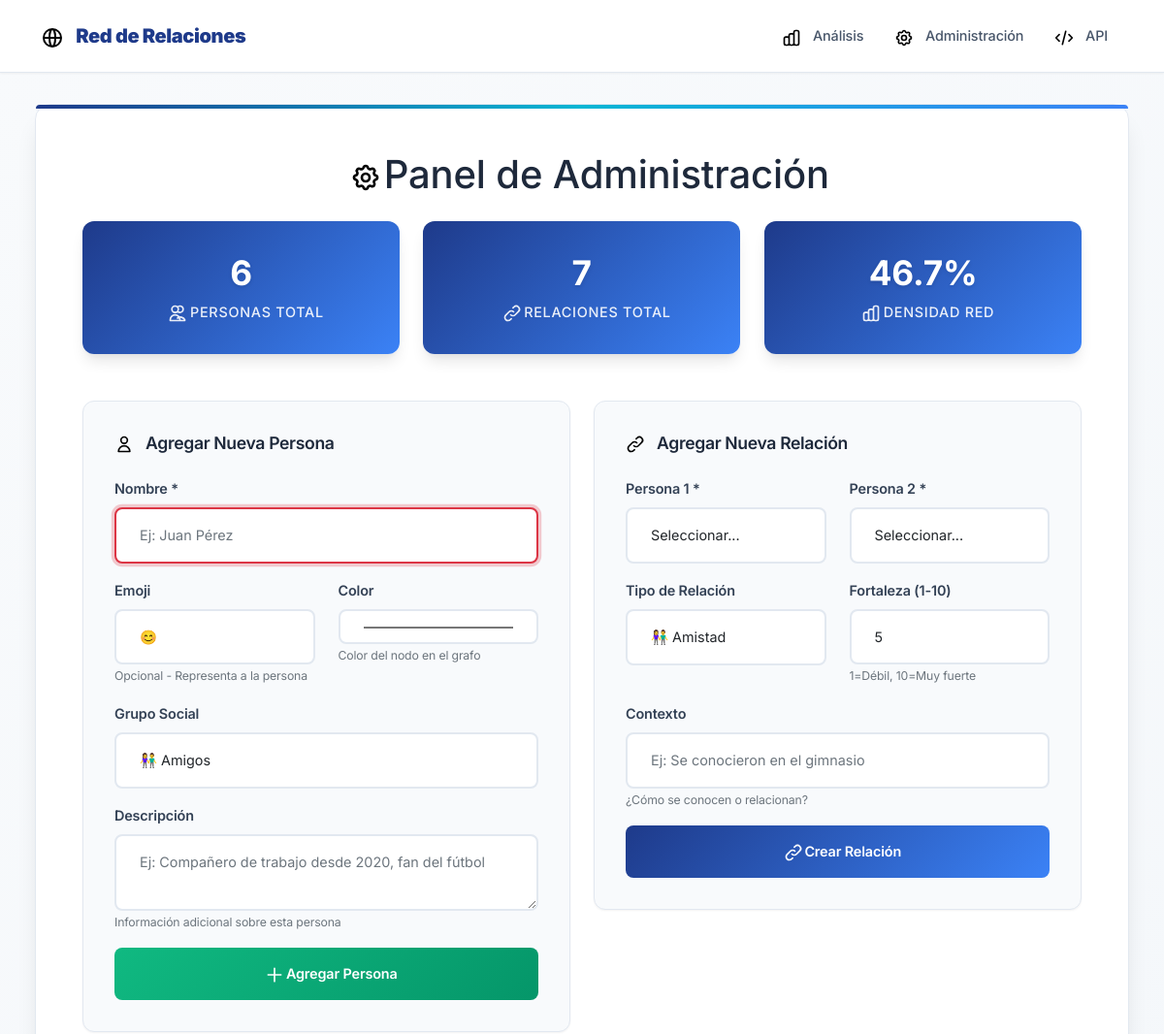
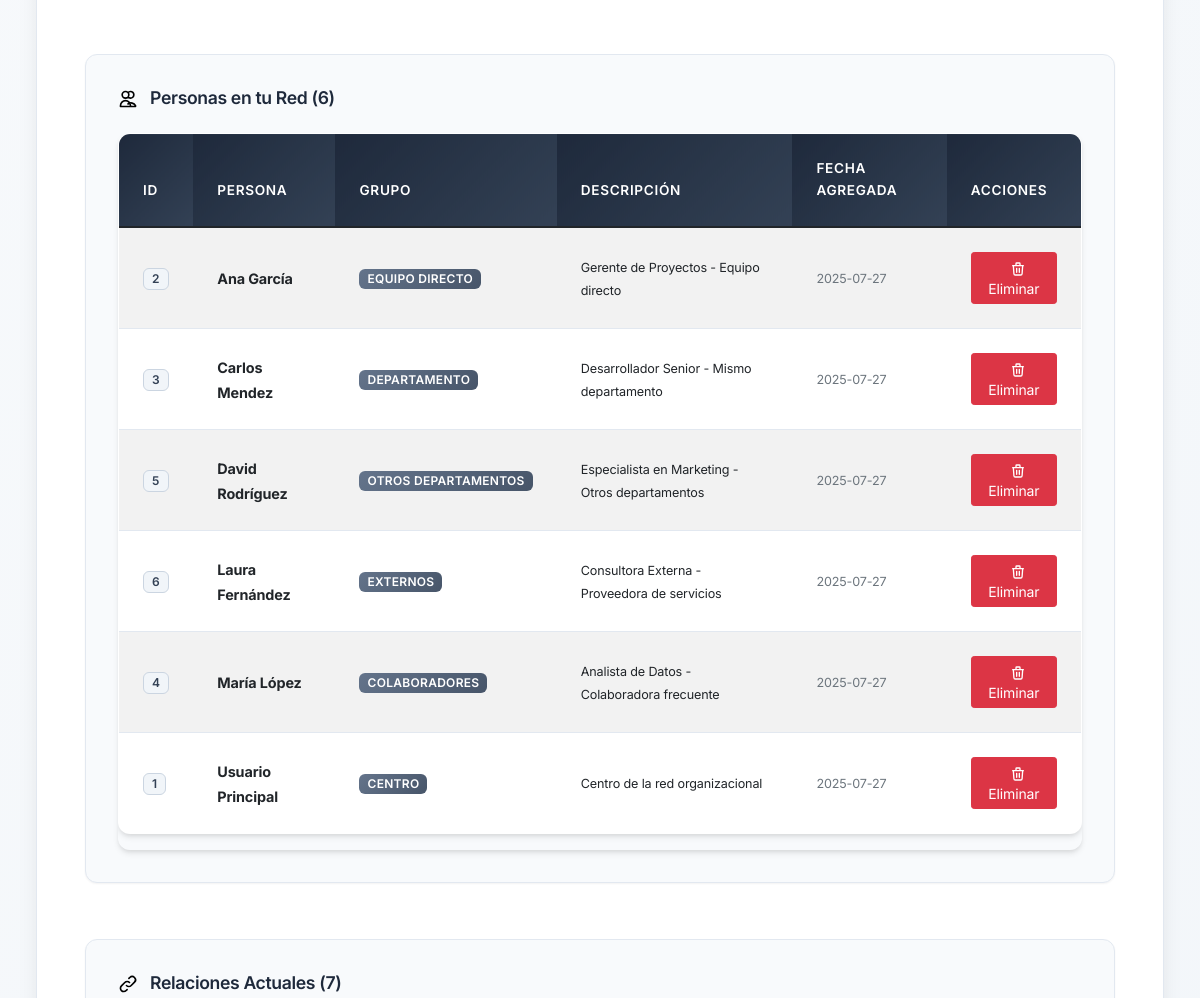
/admin (upper part), run on an earlier commit of the app's database (2 pictures, top to bottom).
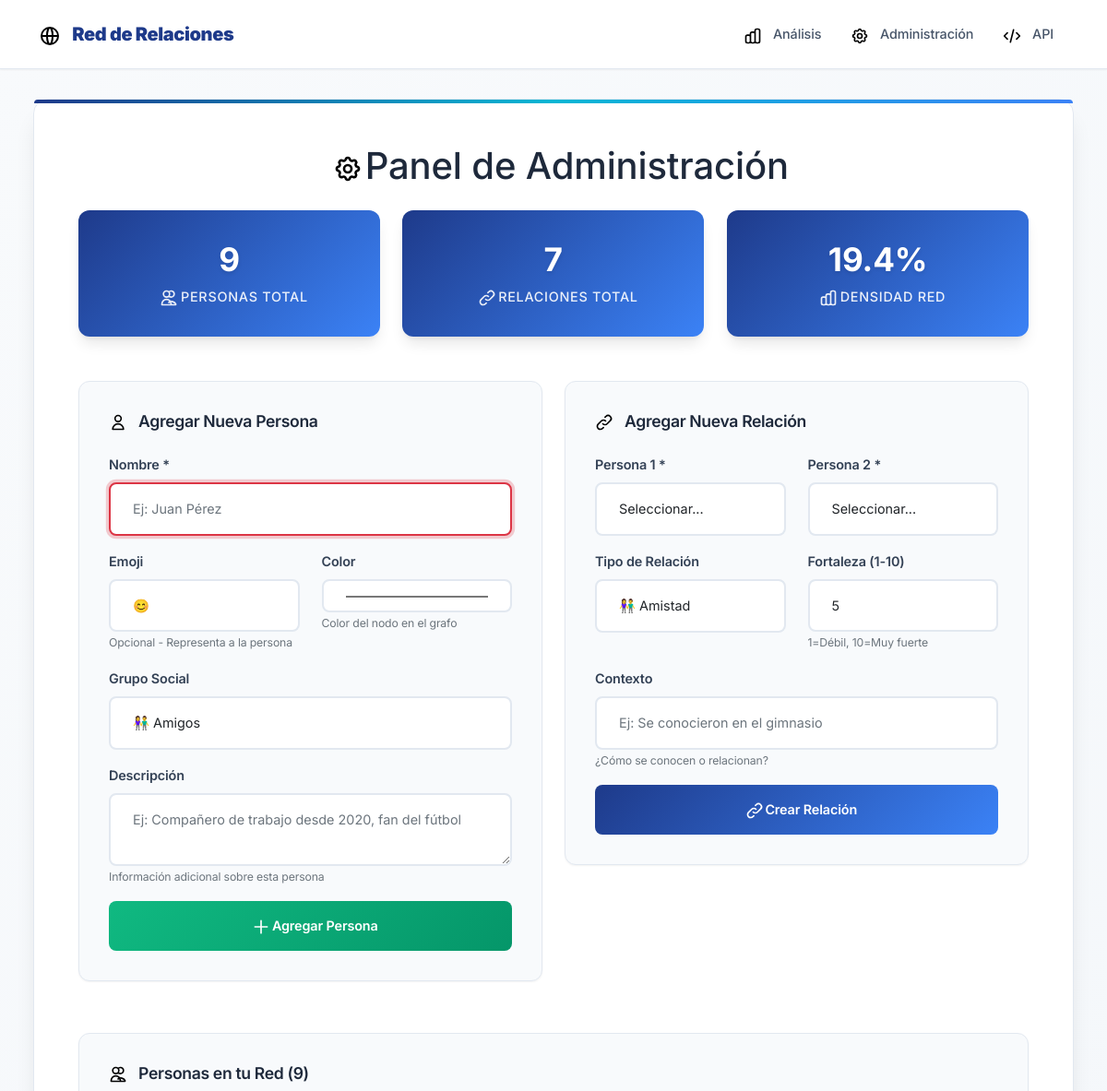
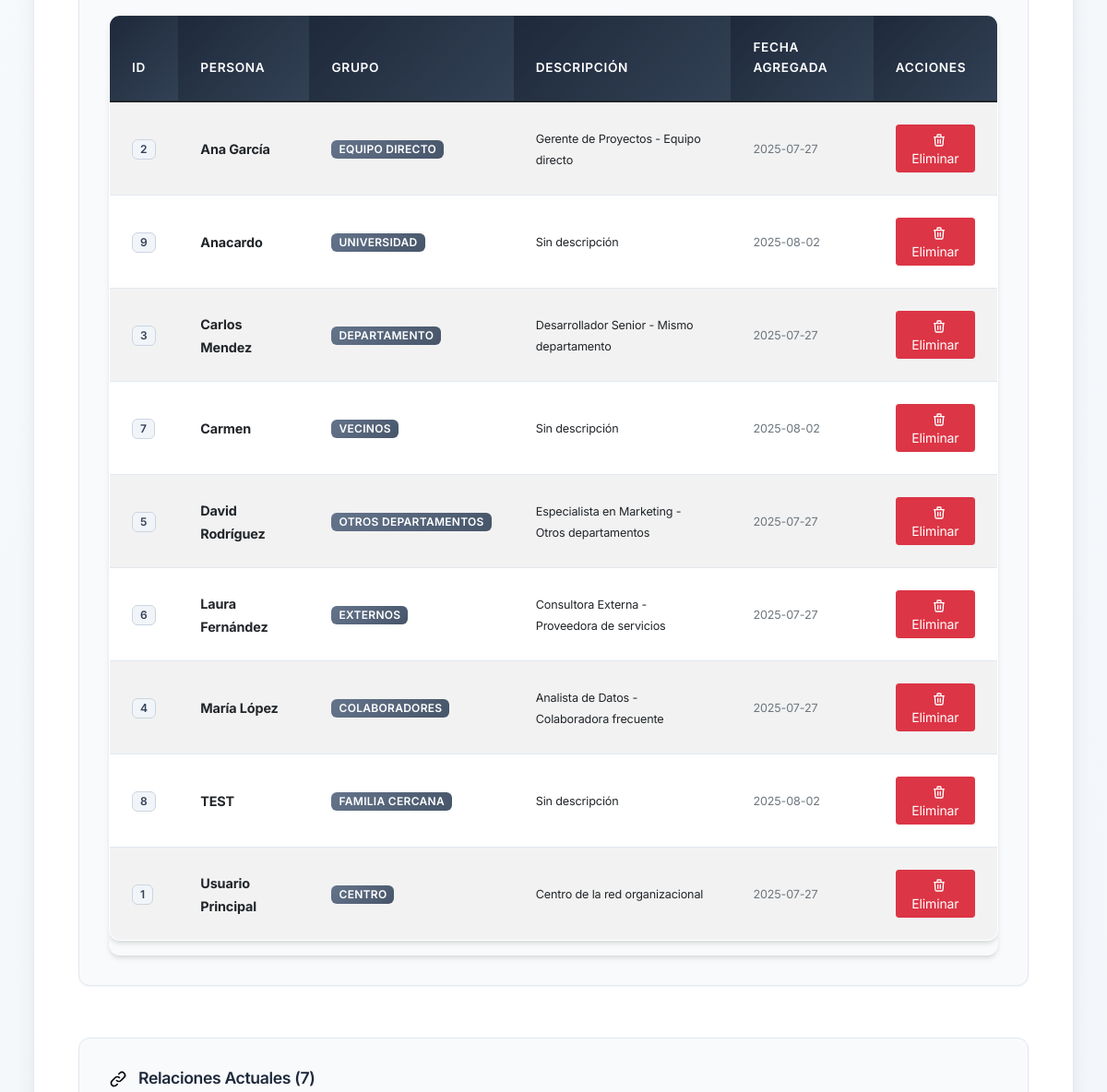
And on a later commit of the database (2 pictures, top to bottom).
### tables this page shows
CREATE TABLE personas (
            id INTEGER PRIMARY KEY AUTOINCREMENT,
            nombre TEXT NOT NULL UNIQUE,
            icono TEXT DEFAULT 'user',
            grupo TEXT DEFAULT 'contactos',
            color TEXT DEFAULT '#3b82f6',
            descripcion TEXT,
            fecha_creacion TIMESTAMP DEFAULT CURRENT_TIMESTAMP
        );

### app.py (the view)
@app.route('/admin')
def admin():
    conn = get_db_connection()
    personas = conn.execute('SELECT * FROM personas ORDER BY nombre').fetchall()
    relaciones = conn.execute('''
        SELECT r.*, p1.nombre as persona1_nombre, p2.nombre as persona2_nombre
        FROM relaciones r
        JOIN personas p1 ON r.persona1_id = p1.id
        JOIN personas p2 ON r.persona2_id = p2.id
        ORDER BY r.fecha_creacion DESC
    ''').fetchall()
    conn.close()
    return render_template('admin.html', personas=personas, relaciones=relaciones)

### app.py (called while the page is built)
def get_db_connection():
    conn = sqlite3.connect(DATABASE)
    conn.row_factory = sqlite3.Row
    return conn

### templates/admin.html (shortened to what this page needs)
{% extends "base.html" %}
{% block content %}
<div class="main-container">
    <h1 class="text-center mb-4">
        <i class="icon icon-settings icon-xl"></i>
        Panel de Administración
    </h1>
    <div class="row mb-4">
        <div class="col-md-4">
            <div class="stats-card">
                <h3>{{ personas|length }}</h3>
                <p class="mb-0">
                    <i class="icon icon-users icon-white"></i>
                    Personas Total
                </p>
            </div>
        </div>
        <div class="col-md-4">
            <div class="stats-card">
                <h3>{{ relaciones|length }}</h3>
                <p class="mb-0">
                    <i class="icon icon-connections icon-white"></i>
                    Relaciones Total
                </p>
            </div>
        </div>
        <div class="col-md-4">
            <div class="stats-card">
                <h3>{{ ((relaciones|length / ((personas|length * (personas|length - 1)) / 2)) * 100)|round(1) if personas|length > 1 else 0 }}%</h3>
                <p class="mb-0">
                    <i class="icon icon-chart icon-white"></i>
                    Densidad Red
                </p>
            </div>
        </div>
    </div>
    <div class="row">
        <div class="col-md-6">
            <div class="admin-panel">
                <h4>
                    <i class="icon icon-user"></i>
                    Agregar Nueva Persona
                </h4>
                <form method="POST" action="{{ url_for('agregar_persona') }}">
                    <div class="mb-3">
                        <label class="form-label">Nombre *</label>
                        <input type="text" class="form-control" name="nombre" required placeholder="Ej: Juan Pérez">
                    </div>
                    <div class="row">
                        <div class="col-md-6">
                            <label class="form-label">Emoji</label>
                            <input type="text" class="form-control" name="emoji" placeholder="😊" maxlength="2">
                            <small class="text-muted">Opcional - Representa a la persona</small>
                        </div>
                        <div class="col-md-6">
                            <label class="form-label">Color</label>
                            <input type="color" class="form-control" name="color" value="#4ecdc4">
                            <small class="text-muted">Color del nodo en el grafo</small>
                        </div>
                    </div>
                    <div class="mb-3 mt-3">
                        <label class="form-label">Grupo Social</label>
                        <select class="form-control" name="grupo">
                            <option value="amigos">👫 Amigos</option>
                        </select>
                    </div>
                    <div class="mb-3">
                        <label class="form-label">Descripción</label>
                        <textarea class="form-control" name="descripcion" rows="2" placeholder="Ej: Compañero de trabajo desde 2020, fan del fútbol"></textarea>
                        <small class="text-muted">Información adicional sobre esta persona</small>
                    </div>
                    <button type="submit" class="btn btn-success btn-custom w-100">
                        <i class="icon icon-plus icon-white"></i>
                        Agregar Persona
                    </button>
                </form>
            </div>
        </div>
        <div class="col-md-6">
            <div class="admin-panel">
                <h4>
                    <i class="icon icon-link"></i>
                    Agregar Nueva Relación
                </h4>
                <form method="POST" action="{{ url_for('agregar_relacion') }}">
                    <div class="row">
                        <div class="col-md-6">
                            <label class="form-label">Persona 1 *</label>
                            <select class="form-control" name="persona1_id" required>
                                <option value="">Seleccionar...</option>
                            </select>
                        </div>
                        <div class="col-md-6">
                            <label class="form-label">Persona 2 *</label>
                            <select class="form-control" name="persona2_id" required>
                                <option value="">Seleccionar...</option>
                            </select>
                        </div>
                    </div>
                    <div class="row mt-3">
                        <div class="col-md-6">
                            <label class="form-label">Tipo de Relación</label>
                            <select class="form-control" name="tipo">
                                <option value="amistad">👫 Amistad</option>
                            </select>
                        </div>
                        <div class="col-md-6">
                            <label class="form-label">Fortaleza (1-10)</label>
                            <input type="number" class="form-control" name="fortaleza" min="1" max="10" value="5">
                            <small class="text-muted">1=Débil, 10=Muy fuerte</small>
                        </div>
                    </div>
                    <div class="mb-3 mt-3">
                        <label class="form-label">Contexto</label>
                        <input type="text" class="form-control" name="contexto" placeholder="Ej: Se conocieron en el gimnasio">
                        <small class="text-muted">¿Cómo se conocen o relacionan?</small>
                    </div>
                    <button type="submit" class="btn btn-primary btn-custom w-100">
                        <i class="icon icon-link icon-white"></i>
                        Crear Relación
                    </button>
                </form>
            </div>
        </div>
    </div>
    <div class="row mt-4">
        <div class="col-12">
            <div class="admin-panel">
                <h4>
                    <i class="icon icon-users"></i>
                    Personas en tu Red ({{ personas|length }})
                </h4>
                <div class="table-responsive">
                    <table class="table table-striped table-hover">
                        <thead class="table-dark">
                            <tr>
                                <th>ID</th>
                                <th>Persona</th>
                                <th>Grupo</th>
                                <th>Descripción</th>
                                <th>Fecha Agregada</th>
                                <th>Acciones</th>
                            </tr>
                        </thead>
                        <tbody>
                            {% for persona in personas %}
                            <tr>
                                <td><span class="badge bg-light text-dark">{{ persona.id }}</span></td>
                                <td>
                                    <strong>{{ persona.nombre }}</strong>
                                </td>
                                <td>
                                    <span class="badge bg-secondary">{{ persona.grupo.replace('_', ' ').title() }}</span>
                                </td>
                                <td>
                                    <small>{{ persona.descripcion or 'Sin descripción' }}</small>
                                </td>
                                <td>
                                    <small class="text-muted">{{ persona.fecha_creacion[:10] if persona.fecha_creacion else 'N/A' }}</small>
                                </td>
                                <td>
                                    {% if persona.nombre != 'Tú' %}
                                    <a href="{{ url_for('eliminar_persona', persona_id=persona.id) }}"
                                       class="btn btn-sm btn-danger"
                                       onclick="return confirm('¿Estás seguro de eliminar a {{ persona.nombre }}? Se eliminarán también todas sus relaciones.')">
                                       <i class="icon icon-trash icon-white icon-sm"></i>
                                       Eliminar
                                    </a>
                                    {% else %}
                                    <span class="badge bg-warning text-dark">
                                        <i class="icon icon-crown icon-sm"></i>
                                        Centro de la Red
                                    </span>
                                    {% endif %}
                                </td>
                            </tr>
                            {% endfor %}
                        </tbody>
                    </table>
                </div>
            </div>
        </div>
    </div>
    <div class="row mt-4">
        <div class="col-12">
            <div class="admin-panel">
                <h4>
                    <i class="icon icon-connections"></i>
                    Relaciones Actuales ({{ relaciones|length }})
                </h4>
            </div>
        </div>
    </div>
</div>
{% endblock %}

### templates/base.html (shortened to what this page needs)
<!DOCTYPE html>
<html lang="es">
<head>
    <link href="https://cdn.jsdelivr.net/npm/bootstrap@5.1.3/dist/css/bootstrap.min.css" rel="stylesheet">
    <link rel="stylesheet" type="text/css" href="{{ url_for('static', filename='css/base.css') }}">
    <link rel="stylesheet" type="text/css" href="{{ url_for('static', filename='css/index.css') }}">
    <link rel="stylesheet" type="text/css" href="https://unpkg.com/vis-network/standalone/umd/vis-network.min.css" />
</head>
<body>
    <nav class="navbar navbar-expand-lg navbar-light navbar-custom">
        <div class="container">
            <a class="navbar-brand" href="{{ url_for('index') }}">
                <i class="icon icon-network icon-lg"></i>
                <strong>Red de Relaciones</strong>
            </a>
            <div class="navbar-nav ms-auto">
                <a class="nav-link" href="{{ url_for('index') }}">
                    <i class="icon icon-chart"></i>
                    Análisis
                </a>
                <a class="nav-link" href="{{ url_for('admin') }}">
                    <i class="icon icon-settings"></i>
                    Administración
                </a>
                <a class="nav-link" href="/api/grafo" target="_blank">
                    <i class="icon icon-code"></i>
                    API
                </a>
            </div>
        </div>
    </nav>
    <div class="container-fluid">
        {% block content %}{% endblock %}
    </div>
</body>
</html>

### static/css/index.css (style rules this page uses)
html, body { overflow-x: hidden !important; max-width: 100vw !important; box-sizing: border-box !important; }
*, *::before, *::after { box-sizing: border-box !important; }
body { width: 100% !important; margin: 0 !important; padding: 0 !important; }

What changed in the data, as far as the page shows it:
added personas: id "9", nombre "Anacardo", grupo.replace "UNIVERSIDAD", descripcion "Sin descripción", fecha_creacion "2025-08-02"
added personas: id "7", nombre "Carmen", grupo.replace "VECINOS", descripcion "Sin descripción", fecha_creacion "2025-08-02"
added personas: id "8", nombre "TEST", grupo.replace "FAMILIA CERCANA", descripcion "Sin descripción", fecha_creacion "2025-08-02"
Also different on the page:
{{ personas|length }}: "6" → "9"
text no longer shown: "46.7"
text now shown: "19.4"
